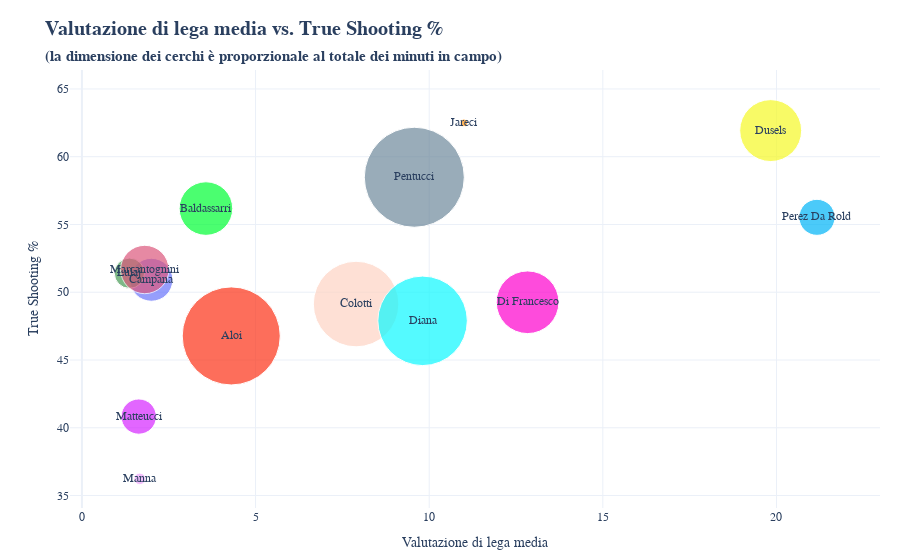

The notebook cell saved with this chart:
### Code cell
# Valutazione Lega vs. True shooting
import Stats

descrx = 'Valutazione di lega media'
players = sorted(df['player'].unique())
x = [Stats.value(df,p)/players_info[p]['games'] for p in players]

descry = 'True Shooting %'
y = [Stats.trueshooting(df,p) for p in players]

fig = Analytics.scatterChart(players, x, y, players_info, descrx, descry, size_on_time=True, show_bisector=False, do_average=False)
fig

### Figure 1 — Plotly figure (JSON) as saved in the notebook; plotly's stock layout.template omitted (floating-point values rounded to 4 significant figures)
{"data": [{"customdata": ["Partite giocate: 20<br>Minuti medi in campo: 27.0", "Partite giocate: 21<br>Minuti medi in campo: 14.0", "Partite giocate: 20<br>Minuti medi in campo: 11.8", "Partite giocate: 19<br>Minuti medi in campo: 24.8", "Partite giocate: 12<br>Minuti medi in campo: 28.7", "Partite giocate: 21<br>Minuti medi in campo: 23.4", "Partite giocate: 12<br>Minuti medi in campo: 28.4", "Partite giocate: 2<br>Minuti medi in campo: 21.4", "Partite giocate: 19<br>Minuti medi in campo: 8.8", "Partite giocate: 9<br>Minuti medi in campo: 7.1", "Partite giocate: 21<br>Minuti medi in campo: 12.7", "Partite giocate: 11<br>Minuti medi in campo: 17.6", "Partite giocate: 21<br>Minuti medi in campo: 26.2", "Partite giocate: 6<br>Minuti medi in campo: 33.0"], "hovertemplate": "<b>%{text}</b><br>Valutazione di lega media: %{x:.1f}<br>True Shooting %: %{y:.1f}<br>%{customdata}", "marker": {"color": ["#FD3216", "#00FE35", "#6A76FC", "#FED4C4", "#FE00CE", "#0DF9FF", "#F6F926", "#FF9616", "#479B55", "#EEA6FB", "#DC587D", "#D626FF", "#6E899C", "#00B5F7"], "size": [98.05, 53.57, 42.94, 85.52, 62.65, 89.5, 61.92, 7.792, 30.3, 11.6, 48.4, 35.23, 100, 36.03]}, "mode": "markers+text", "name": "", "text": ["Aloi", "Baldassarri", "Campana", "Colotti", "Di Francesco", "Diana", "Dusels", "Jareci", "Lulaj", "Manna", "Marcantognini", "Matteucci", "Pentucci", "Perez Da Rold"], "type": "scatter", "x": [4.3, 3.571, 2, 7.895, 12.83, 9.81, 19.83, 11, 1.368, 1.667, 1.81, 1.636, 9.571, 21.17], "y": [46.78, 56.17, 50.92, 49.13, 49.26, 47.89, 61.93, 62.5, 51.4, 36.23, 51.68, 40.83, 58.48, 55.53]}], "layout": {"autosize": true, "font": {"family": "Arial"}, "margin": {"b": 30, "l": 70, "r": 20, "t": 70}, "showlegend": false, "title": {"font": {"size": 20, "weight": 700}, "text": "<b>Valutazione di lega media vs. True Shooting %</b><br><span style=\"font-size: 15px;\">(la dimensione dei cerchi è proporzionale al totale dei minuti in campo)</span>"}, "xaxis": {"autorange": true, "range": [-0.004742, 22.59], "title": {"text": "Valutazione di lega media"}, "type": "linear"}, "yaxis": {"autorange": true, "range": [34.36, 65.23], "title": {"text": "True Shooting %"}, "type": "linear"}}}
